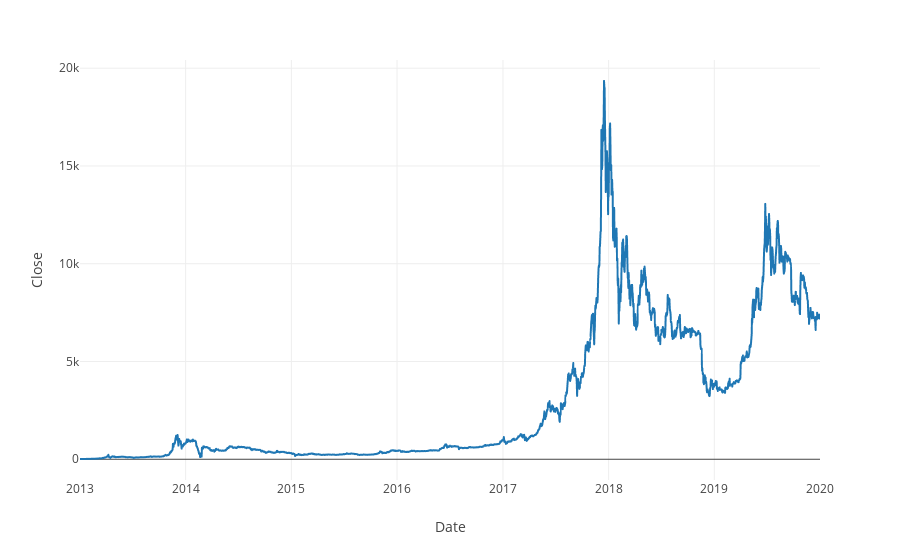
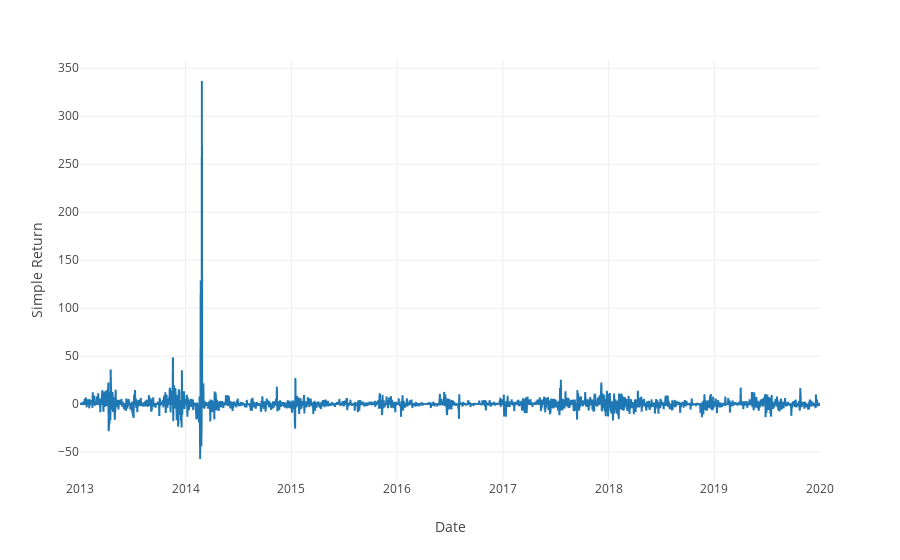
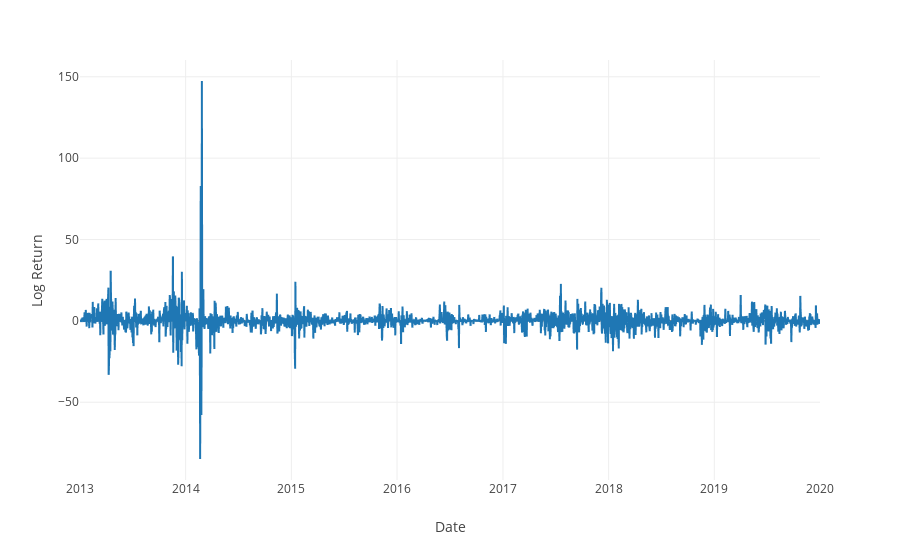

Notebook source saved alongside these figures, in order:
### Code cell
# fig = px.line(data, x=data.index, y=data['Close'], title='Bitcoin Closing Price')
# #fig.update_xaxes(title_text='Date', nticks=16)
# fig.update_yaxes(title_text='Price in USD ($)')
# fig.update_layout(plot_bgcolor='white')
# fig.show()

# for template in ["plotly", "plotly_white", "plotly_dark", "ggplot2", "seaborn", "simple_white", "none"]:
#     fig = px.scatter(df_2007,
#                      x="gdpPercap", y="lifeExp", size="pop", color="continent",
#                      log_x=True, size_max=60,
#                      template=template, title="Gapminder 2007: '%s' theme" % template)
#     fig.show()

for column in df.columns:
    
    fig = px.line(df, x=data.index, y=df[column], template='none')
    fig.show()

# fig = px.line(data.index, y=data['Close'], title='Bitcoin Closing Price', template='plotly')
# fig.update_yaxes(title_text='Price in USD ($)')
# fig.show()

### Figure 1 — Plotly figure (JSON) as saved in the notebook; plotly's stock layout.template omitted (floating-point values rounded to 4 significant figures; data arrays with more than 128 entries replaced by an {"elided": "..."} marker saying what was removed)
{"data": [{"hovertemplate": "Date=%{x}<br>Close=%{y}<extra></extra>", "legendgroup": "", "line": {"color": "#1F77B4", "dash": "solid"}, "mode": "lines", "name": "", "showlegend": false, "type": "scattergl", "x": {"elided": "2557 str values"}, "xaxis": "x", "y": {"elided": "2557 float values"}, "yaxis": "y"}], "layout": {"autosize": true, "legend": {"tracegroupgap": 0}, "margin": {"t": 60}, "xaxis": {"anchor": "y", "autorange": true, "domain": [0, 1], "range": ["2013-01-01", "2020-01-01"], "title": {"text": "Date"}, "type": "date"}, "yaxis": {"anchor": "x", "autorange": true, "domain": [0, 1], "range": [-1061.0, 20420.0], "title": {"text": "Close"}, "type": "linear"}}}

### Figure 2 — Plotly figure (JSON) as saved in the notebook; plotly's stock layout.template omitted (floating-point values rounded to 4 significant figures; data arrays with more than 128 entries replaced by an {"elided": "..."} marker saying what was removed)
{"data": [{"hovertemplate": "Date=%{x}<br>Simple Return=%{y}<extra></extra>", "legendgroup": "", "line": {"color": "#1F77B4", "dash": "solid"}, "mode": "lines", "name": "", "showlegend": false, "type": "scattergl", "x": {"elided": "2557 str values"}, "xaxis": "x", "y": {"elided": "2557 float values"}, "yaxis": "y"}], "layout": {"autosize": true, "legend": {"tracegroupgap": 0}, "margin": {"t": 60}, "xaxis": {"anchor": "y", "autorange": true, "domain": [0, 1], "range": ["2013-01-01", "2020-01-01"], "title": {"text": "Date"}, "type": "date"}, "yaxis": {"anchor": "x", "autorange": true, "domain": [0, 1], "range": [-79.09, 358.6], "title": {"text": "Simple Return"}, "type": "linear"}}}

### Figure 3 — Plotly figure (JSON) as saved in the notebook; plotly's stock layout.template omitted (floating-point values rounded to 4 significant figures; data arrays with more than 128 entries replaced by an {"elided": "..."} marker saying what was removed)
{"data": [{"hovertemplate": "Date=%{x}<br>Log Return=%{y}<extra></extra>", "legendgroup": "", "line": {"color": "#1F77B4", "dash": "solid"}, "mode": "lines", "name": "", "showlegend": false, "type": "scattergl", "x": {"elided": "2557 str values"}, "xaxis": "x", "y": {"elided": "2557 float values"}, "yaxis": "y"}], "layout": {"autosize": true, "legend": {"tracegroupgap": 0}, "margin": {"t": 60}, "xaxis": {"anchor": "y", "autorange": true, "domain": [0, 1], "range": ["2013-01-01", "2020-01-01"], "title": {"text": "Date"}, "type": "date"}, "yaxis": {"anchor": "x", "autorange": true, "domain": [0, 1], "range": [-97.79, 160.3], "title": {"text": "Log Return"}, "type": "linear"}}}
